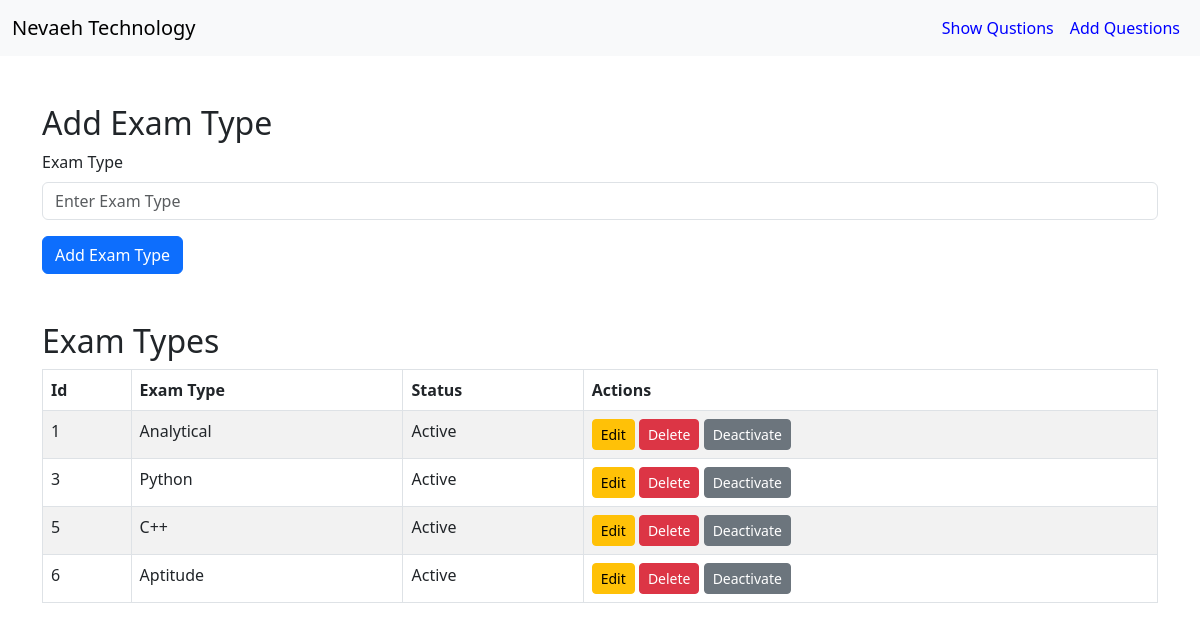
The app's page /show_exam_type.php, older data.
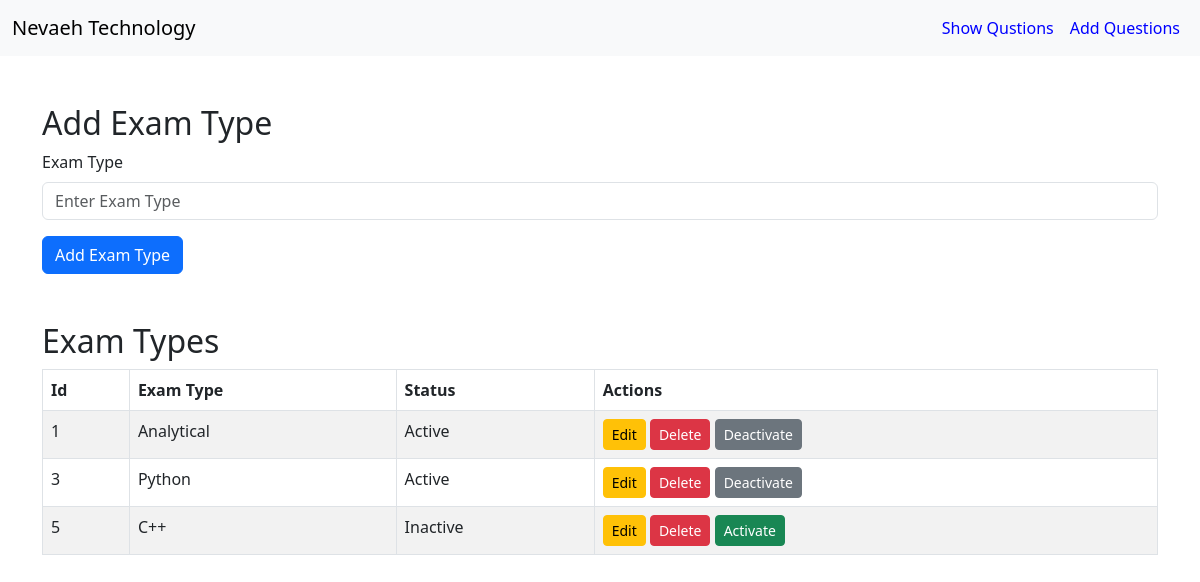
The same page, newer data.
### tables this page shows
CREATE TABLE `exam_type_menu` (
  `id` int(5) NOT NULL,
  `exam_type` varchar(100) NOT NULL,
  `status` int(2) NOT NULL DEFAULT 1
);

### show_exam_type.php (the view, shortened to what this page needs)
<!DOCTYPE html>
<html lang="en">
<head>
    <link rel="stylesheet" href="https://cdn.jsdelivr.net/npm/bootstrap@5.3.0/dist/css/bootstrap.min.css">
</head>
<body>
<nav class="navbar navbar-expand-lg navbar-light bg-light">
        <div class="container-fluid">
            <a class="navbar-brand" style="color: orenge;" href="#">Nevaeh Technology</a>
            <div class="collapse navbar-collapse" id="navbarNav">
                <ul class="navbar-nav ms-auto">
                    <li class="nav-item">
                        <a class="nav-link" style="color: blue;" href="show_question.php">Show Qustions</a>
                    </li>
                    <li class="nav-item">
                        <a class="nav-link" style="color: blue;" href="add_question.php">Add Questions</a>
                    </li>
                </ul>
            </div>
        </div>
    </nav>
    <div class="container mt-5">
        <h2>Add Exam Type</h2>
        <form id="addExamTypeForm" action="add_exam_type.php" method="POST">
            <div class="mb-3">
                <label for="examType" class="form-label">Exam Type</label>
                <input type="text" class="form-control" id="examType" name="examType" placeholder="Enter Exam Type" required>
            </div>
            <button type="submit" class="btn btn-primary">Add Exam Type</button>
        </form>
    </div>
    <div class="container mt-5">
        <h2>Exam Types</h2>
        <table class="table table-bordered table-striped">
            <thead>
                <tr>
                    <th>Id</th>
                    <th>Exam Type</th>
                    <th>Status</th>
                    <th>Actions</th>
                </tr>
            </thead>
            <tbody id="examTypesTable">
                <?php
                include 'conn.php';
                $query = "SELECT * FROM exam_type_menu";
                $result = mysqli_query($conn, $query);
                while ($row = mysqli_fetch_assoc($result)) {
                    echo "<tr>";
                    echo "<td>{$row['id']}</td>";
                    echo "<td>{$row['exam_type']}</td>";
                    echo "<td>" . ($row['status'] == 1 ? 'Active' : 'Inactive') . "</td>";
                    echo "<td>
                        <a href='edit_exam_type.php?id={$row['id']}' class='btn btn-warning btn-sm'>Edit</a>
                        <a href='delete_exam_type.php?id={$row['id']}' class='btn btn-danger btn-sm'>Delete</a>
                        <a href='exam_type_status.php?id={$row['id']}' class='btn btn-" . ($row['status'] == 1 ? 'secondary' : 'success') . " btn-sm'>" . ($row['status'] == 1 ? 'Deactivate' : 'Activate') . "</a>
                    </td>";
                    echo "</tr>";
                }
                ?>
            </tbody>
        </table>
    </div>
</body>
</html>

Row changes from the older to the newer data that the page shows:
removed exam_type_menu: id "6", exam_type "Aptitude", status "Active"
changed exam_type_menu id 5: status "Active Deactivate" → "Inactive Activate"
